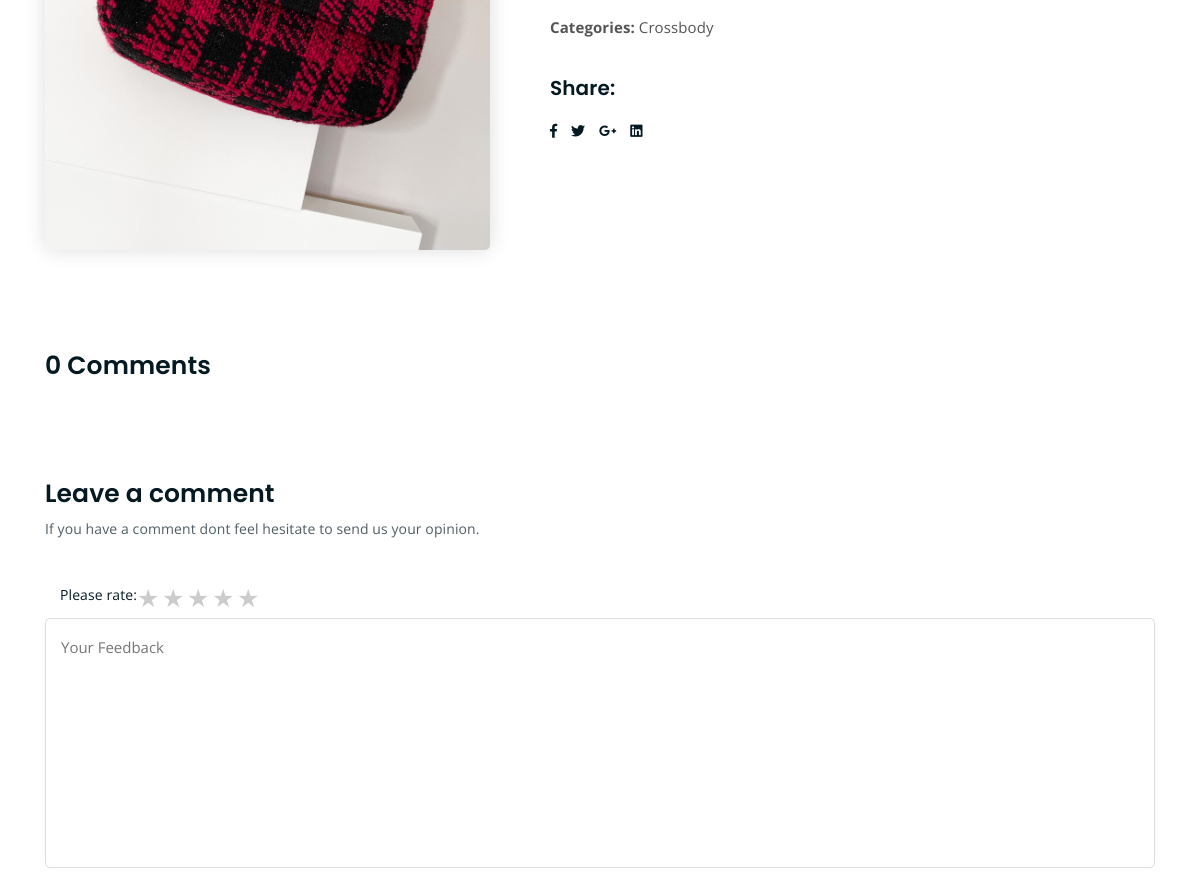
Before: /productDetail/7 (middle part) with the older database file.
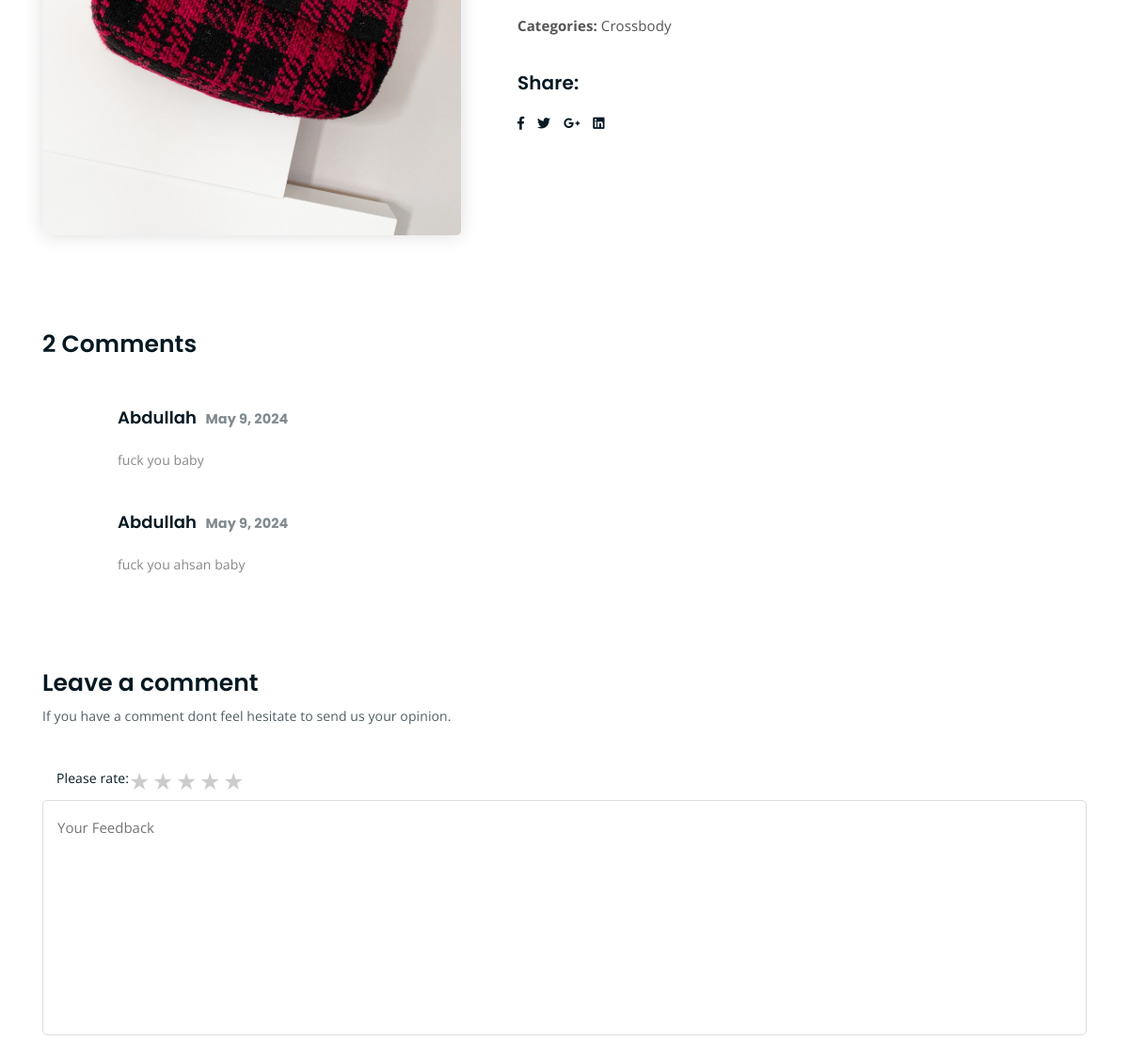
After: the same page with the newer database file.
### Shop/models.py (models this page shows)
class review_product(models.Model):
    userid=models.ForeignKey(Customer,on_delete=models.CASCADE,null=False)
    productid=models.ForeignKey(product,on_delete=models.CASCADE,null=False)
    review=models.TextField(max_length=1000)
    rating=models.CharField(max_length=10, default='0')
    date=models.DateField(auto_now_add=True)

### Customer/models.py (models this page shows)
class Customer(models.Model):
    customer_name=models.CharField(max_length=50)
    customer_email=models.EmailField(unique=True,null=False)
    customer_password=models.CharField(max_length=20)

### natBags/views.py (the view)
# urls.py: path('productDetail/<productid>',views.singleProduct,name='singleProduct'),
def singleProduct(request,productid):
    customer_id = request.session.get('customer_id')
    cartItemCount = cartItems.objects.filter(cartF=customer_id).count()
    productDetail=product.objects.get(id=productid)
    reviewData = review_product.objects.filter(productid=productid)
    review_count = review_product.objects.filter(productid=productid).count()
    data={
     'productDetail':productDetail,
     'reviewData': reviewData,
     'review_count': review_count,
     'cartItemCount': cartItemCount
    }
    return render(request,'single-product.html',data)

### Shop/models.py (called while the page is built)
    def __str__(self):
        return self.catagory_name

### templates/single-product.html (shortened to what this page needs)
{% extends 'base.html' %}
{% block content %}
	<div class="single-product mt-150 ">
		<div class="container">
			<div class="row">
				<div class="col-md-5">
					<div class="single-product-img">
						<img src="../Media/{{productDetail.product_image}}" alt="">
					</div>
				</div>
				<div class="col-md-7">
					<div class="single-product-content">
						<div class="single-product-form">
							<p><strong>Categories: </strong>{{productDetail.product_catagory}}</p>
						</div>
						<h4>Share:</h4>
						<ul class="product-share">
							<li><a href="#"><i class="fab fa-facebook-f"></i></a></li>
							<li><a href="#"><i class="fab fa-twitter"></i></a></li>
							<li><a href="#"><i class="fab fa-google-plus-g"></i></a></li>
							<li><a href="#"><i class="fab fa-linkedin"></i></a></li>
						</ul>
					</div>
				</div>
			</div>
		</div>
	</div>
	<div class="feedback mb-150">
	<div class="container ">
		<div class="row">
			<div class="col-12">
				<div class="comments-list-wrap">
					<h3 class="comment-count-title">{{ review_count }} Comments</h3>
					<div class="comment-list">
						<div class="single-comment-body">
							{% for rp in reviewData %}
								<div class="comment-text-body">
									<h4>{{ rp.userid.customer_name }} <span class="comment-date">{{rp.date}}</span></h4>
									<p>{{rp.review}} </p>
								</div>
							{% endfor %}
						</div>
					</div>
				</div>
				<div class="comment-template">
					<h4>Leave a comment</h4>
					<p>If you have a comment dont feel hesitate to send us your opinion.</p>
					<form method="post" action="{% url 'PlaceReview' %}">
						<div class="col-lg-6 col-sm-12 d-flex align-items-center">
							<p class="mb-0 me-3">Please rate:</p>
								<div class="rate pt-1">
									<label for="star5" title="5 stars">5 stars</label>
									<label for="star4" title="4 stars">4 stars</label>
									<label for="star3" title="3 stars">3 stars</label>
									<label for="star2" title="2 stars">2 stars</label>
									<label for="star1" title="1 star">1 star</label>
								</div>
						</div>
						<p><textarea name="comment" id="comment" cols="30" rows="6" placeholder="Your Feedback"></textarea></p>
					</form>
				</div>
			</div>
		</div>
	</div>
</div>
{% endblock %}

Changed rows visible on the page:
added review_product: userid.customer_name "Abdullah", date "May 9, 2024", review "fuck you baby"
added review_product: userid.customer_name "Abdullah", date "May 9, 2024", review "fuck you ahsan baby"
Other visible differences:
{{ review_count }}: "0" → "2"
